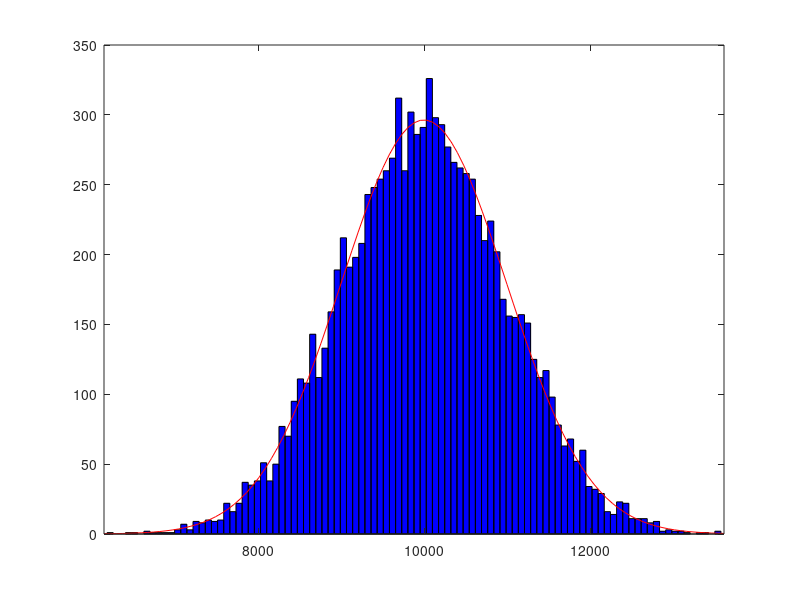
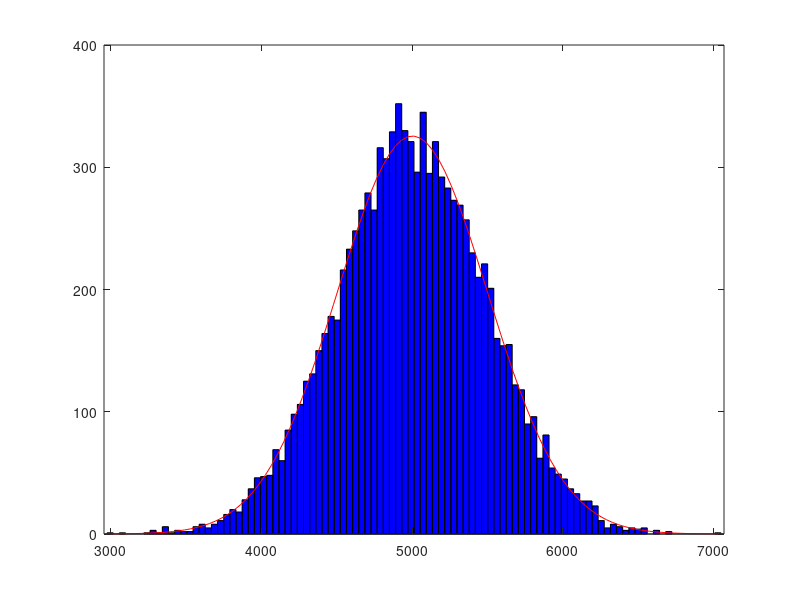
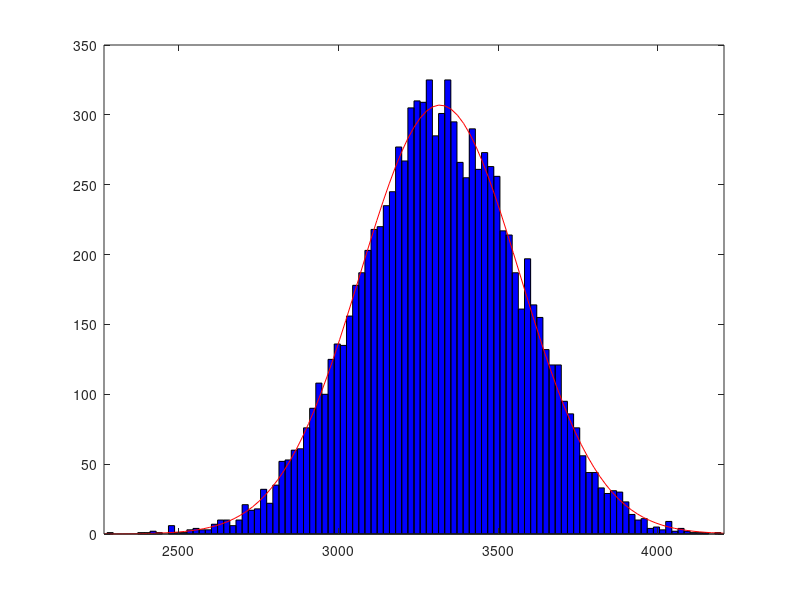

Write the MATLAB code that produced these figures, in order.
clear
clc
close all

R2=5000+(5250-4750)*randn(10000,1);
R1=10000+(10500-9500)*randn(10000,1);

Mean_R1=mean(R1)
Stan_Dev_R1=std(R1)
Mean_R2=mean(R2)
Stan_Dev_R2=std(R2)

figure
histfit(R1,100)

figure
histfit(R2,100)

Req=(R1.*R2)./(R1+R2);
Mean_Req=mean(Req)
Stan_Dev_Req=std(Req)
figure
histfit(Req,100)
